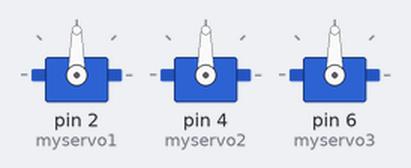
Recording of a sketch running on a simulated Arduino Uno, built with avr-gcc and run on an emulated ATmega328P. On the bench: 3 × servo.

Above: at 0.05 s.
At 10.1 s:
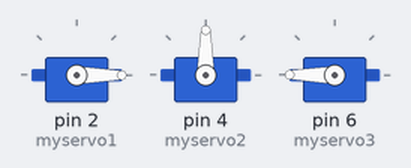
At 17.45 s:
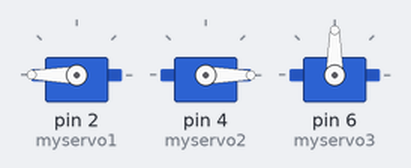
At 21.8 s:
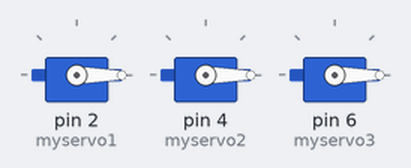
At 26.15 s:
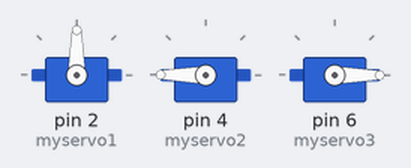
At 35.0 s:
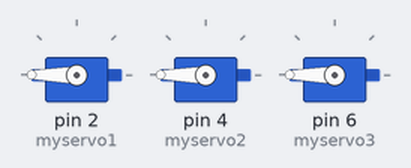
Timing chart, 0 to 45.5 s (numbered marks = the images above):
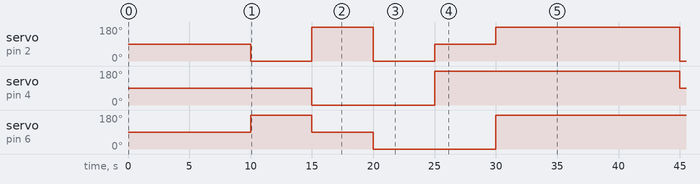

Measured:
- by itself, servo on pin 2 (myservo1): repeats every 35.0 s: 180° 5.0 s, 0° 5.0 s, 90° 5.0 s, 180° 15.0 s, 0° 5.0 s
- by itself, servo on pin 4 (myservo2): repeats every 35.0 s: 180° 20.0 s, 90° 5.0 s, 0° 10.0 s
- by itself, servo on pin 6 (myservo3): repeats every 35.0 s: 90° 5.0 s, 0° 10.0 s, 180° 20.0 s

The sketch:

servo_tst.ino
```cpp
#include <Servo.h>

Servo myservo1, myservo2, myservo3;


void setup() {

  // The servo 1 control wire is connected to Arduino D2 pin.
  myservo1.attach(2);

  // The servo 2 control wire is connected to Arduino D4 pin.
  myservo2.attach(4);

  // The servo 2 control wire is connected to Arduino D6 pin.
  myservo3.attach(6);

  // Servo1, Servo2 and Servo 3 are stationary.
  myservo1.write(90);
  myservo2.write(90);
  myservo3.write(90);

}

void loop() {
  // Delay the start for 10 seconds
  delay(10000);

  //Servos spins forward at full speed for 5 seconds and it will move in the direction of the two wheels rotating clockwise and anticlockwise.
  movement1();

  //Servos spins forward at full speed for 5 seconds and it will move in the direction of the two wheels rotating clockwise and anticlockwise.
  movement2();

  //Servos spins forward at full speed for 5 Seconds all wheels are moving clockwise, so the board will rotate from right to left.
  movement3();

  //Servos spins forward at full speed for 5 seconds and it will move in the direction of the two wheels rotating clockwise and anticlockwise.
  movement4();

  //Servos spins forward at full speed for 5 Seconds all wheels are moving anticlockwise, so the board will rotate from left to right.
  movement5();


}
void movement1(){
  myservo1.write(0);
  myservo2.write(90);
  myservo3.write(180);
  delay(5000);
}

void movement2(){
  myservo1.write(180);
  myservo2.write(0);
  myservo3.write(90);
  delay(5000);
}

void movement3(){
  myservo1.write(0);
  myservo2.write(0);
  myservo3.write(0);
  delay(5000);
}

void movement4(){
  myservo1.write(90);
  myservo2.write(180);
  myservo3.write(0);
  delay(5000);
}

void movement5(){
  myservo1.write(180);
  myservo2.write(180);
  myservo3.write(180);
  delay(5000);
}
```
